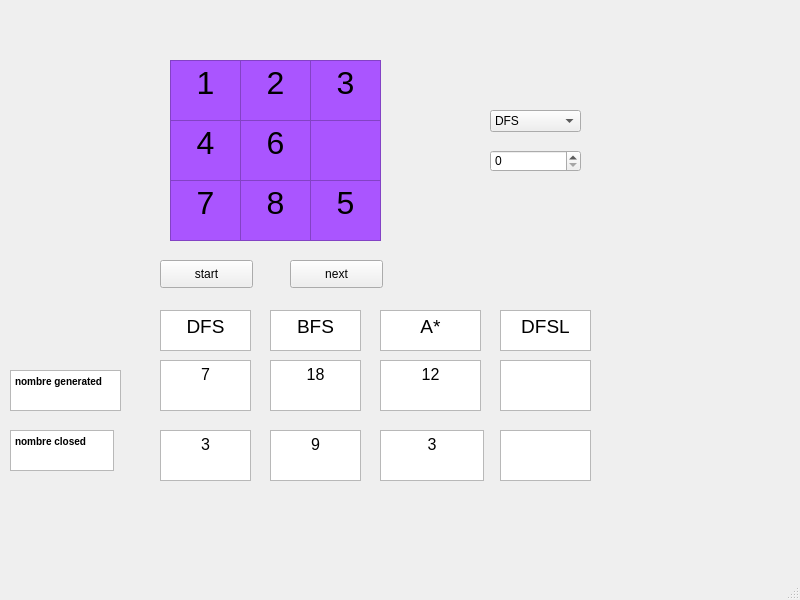
<?xml version="1.0" encoding="UTF-8"?>
<ui version="4.0">
 <class>MainWindow</class>
 <widget class="QMainWindow" name="MainWindow">
  <property name="geometry">
   <rect>
    <x>0</x>
    <y>0</y>
    <width>800</width>
    <height>600</height>
   </rect>
  </property>
  <property name="windowTitle">
   <string>MainWindow</string>
  </property>
  <widget class="QWidget" name="centralwidget">
   <widget class="QTextBrowser" name="col00">
    <property name="geometry">
     <rect>
      <x>170</x>
      <y>60</y>
      <width>71</width>
      <height>61</height>
     </rect>
    </property>
    <property name="styleSheet">
     <string notr="true">background-color: rgb(170, 85, 255);</string>
    </property>
    <property name="html">
     <string>&lt;!DOCTYPE HTML PUBLIC &quot;-//W3C//DTD HTML 4.0//EN&quot; &quot;http://www.w3.org/TR/REC-html40/strict.dtd&quot;&gt;
&lt;html&gt;&lt;head&gt;&lt;meta name=&quot;qrichtext&quot; content=&quot;1&quot; /&gt;&lt;style type=&quot;text/css&quot;&gt;
p, li { white-space: pre-wrap; }
&lt;/style&gt;&lt;/head&gt;&lt;body style=&quot; font-family:'MS Shell Dlg 2'; font-size:7.8pt; font-weight:400; font-style:normal;&quot;&gt;
&lt;p align=&quot;center&quot; style=&quot; margin-top:0px; margin-bottom:0px; margin-left:0px; margin-right:0px; -qt-block-indent:0; text-indent:0px;&quot;&gt;&lt;span style=&quot; font-size:24pt;&quot;&gt;1&lt;/span&gt;&lt;/p&gt;&lt;/body&gt;&lt;/html&gt;</string>
    </property>
   </widget>
   <widget class="QTextBrowser" name="col01">
    <property name="geometry">
     <rect>
      <x>240</x>
      <y>60</y>
      <width>71</width>
      <height>61</height>
     </rect>
    </property>
    <property name="styleSheet">
     <string notr="true">background-color:rgb(170, 85, 255);</string>
    </property>
    <property name="html">
     <string>&lt;!DOCTYPE HTML PUBLIC &quot;-//W3C//DTD HTML 4.0//EN&quot; &quot;http://www.w3.org/TR/REC-html40/strict.dtd&quot;&gt;
&lt;html&gt;&lt;head&gt;&lt;meta name=&quot;qrichtext&quot; content=&quot;1&quot; /&gt;&lt;style type=&quot;text/css&quot;&gt;
p, li { white-space: pre-wrap; }
&lt;/style&gt;&lt;/head&gt;&lt;body style=&quot; font-family:'MS Shell Dlg 2'; font-size:7.8pt; font-weight:400; font-style:normal;&quot;&gt;
&lt;p align=&quot;center&quot; style=&quot; margin-top:0px; margin-bottom:0px; margin-left:0px; margin-right:0px; -qt-block-indent:0; text-indent:0px;&quot;&gt;&lt;span style=&quot; font-size:24pt;&quot;&gt;2&lt;/span&gt;&lt;/p&gt;&lt;/body&gt;&lt;/html&gt;</string>
    </property>
   </widget>
   <widget class="QTextBrowser" name="col02">
    <property name="geometry">
     <rect>
      <x>310</x>
      <y>60</y>
      <width>71</width>
      <height>61</height>
     </rect>
    </property>
    <property name="styleSheet">
     <string notr="true">background-color:rgb(170, 85, 255);</string>
    </property>
    <property name="html">
     <string>&lt;!DOCTYPE HTML PUBLIC &quot;-//W3C//DTD HTML 4.0//EN&quot; &quot;http://www.w3.org/TR/REC-html40/strict.dtd&quot;&gt;
&lt;html&gt;&lt;head&gt;&lt;meta name=&quot;qrichtext&quot; content=&quot;1&quot; /&gt;&lt;style type=&quot;text/css&quot;&gt;
p, li { white-space: pre-wrap; }
&lt;/style&gt;&lt;/head&gt;&lt;body style=&quot; font-family:'MS Shell Dlg 2'; font-size:7.8pt; font-weight:400; font-style:normal;&quot;&gt;
&lt;p align=&quot;center&quot; style=&quot; margin-top:0px; margin-bottom:0px; margin-left:0px; margin-right:0px; -qt-block-indent:0; text-indent:0px;&quot;&gt;&lt;span style=&quot; font-size:24pt;&quot;&gt;3&lt;/span&gt;&lt;/p&gt;&lt;/body&gt;&lt;/html&gt;</string>
    </property>
   </widget>
   <widget class="QTextBrowser" name="col10">
    <property name="geometry">
     <rect>
      <x>170</x>
      <y>120</y>
      <width>71</width>
      <height>61</height>
     </rect>
    </property>
    <property name="styleSheet">
     <string notr="true">background-color:rgb(170, 85, 255);</string>
    </property>
    <property name="html">
     <string>&lt;!DOCTYPE HTML PUBLIC &quot;-//W3C//DTD HTML 4.0//EN&quot; &quot;http://www.w3.org/TR/REC-html40/strict.dtd&quot;&gt;
&lt;html&gt;&lt;head&gt;&lt;meta name=&quot;qrichtext&quot; content=&quot;1&quot; /&gt;&lt;style type=&quot;text/css&quot;&gt;
p, li { white-space: pre-wrap; }
&lt;/style&gt;&lt;/head&gt;&lt;body style=&quot; font-family:'MS Shell Dlg 2'; font-size:7.8pt; font-weight:400; font-style:normal;&quot;&gt;
&lt;p align=&quot;center&quot; style=&quot; margin-top:0px; margin-bottom:0px; margin-left:0px; margin-right:0px; -qt-block-indent:0; text-indent:0px;&quot;&gt;&lt;span style=&quot; font-size:24pt;&quot;&gt;4&lt;/span&gt;&lt;/p&gt;&lt;/body&gt;&lt;/html&gt;</string>
    </property>
   </widget>
   <widget class="QTextBrowser" name="col11">
    <property name="geometry">
     <rect>
      <x>240</x>
      <y>120</y>
      <width>71</width>
      <height>61</height>
     </rect>
    </property>
    <property name="styleSheet">
     <string notr="true">background-color:rgb(170, 85, 255);</string>
    </property>
    <property name="html">
     <string>&lt;!DOCTYPE HTML PUBLIC &quot;-//W3C//DTD HTML 4.0//EN&quot; &quot;http://www.w3.org/TR/REC-html40/strict.dtd&quot;&gt;
&lt;html&gt;&lt;head&gt;&lt;meta name=&quot;qrichtext&quot; content=&quot;1&quot; /&gt;&lt;style type=&quot;text/css&quot;&gt;
p, li { white-space: pre-wrap; }
&lt;/style&gt;&lt;/head&gt;&lt;body style=&quot; font-family:'MS Shell Dlg 2'; font-size:7.8pt; font-weight:400; font-style:normal;&quot;&gt;
&lt;p align=&quot;center&quot; style=&quot; margin-top:0px; margin-bottom:0px; margin-left:0px; margin-right:0px; -qt-block-indent:0; text-indent:0px;&quot;&gt;&lt;span style=&quot; font-size:24pt;&quot;&gt;6&lt;/span&gt;&lt;/p&gt;&lt;/body&gt;&lt;/html&gt;</string>
    </property>
   </widget>
   <widget class="QTextBrowser" name="col20">
    <property name="geometry">
     <rect>
      <x>170</x>
      <y>180</y>
      <width>71</width>
      <height>61</height>
     </rect>
    </property>
    <property name="styleSheet">
     <string notr="true">background-color:rgb(170, 85, 255);</string>
    </property>
    <property name="html">
     <string>&lt;!DOCTYPE HTML PUBLIC &quot;-//W3C//DTD HTML 4.0//EN&quot; &quot;http://www.w3.org/TR/REC-html40/strict.dtd&quot;&gt;
&lt;html&gt;&lt;head&gt;&lt;meta name=&quot;qrichtext&quot; content=&quot;1&quot; /&gt;&lt;style type=&quot;text/css&quot;&gt;
p, li { white-space: pre-wrap; }
&lt;/style&gt;&lt;/head&gt;&lt;body style=&quot; font-family:'MS Shell Dlg 2'; font-size:7.8pt; font-weight:400; font-style:normal;&quot;&gt;
&lt;p align=&quot;center&quot; style=&quot; margin-top:0px; margin-bottom:0px; margin-left:0px; margin-right:0px; -qt-block-indent:0; text-indent:0px;&quot;&gt;&lt;span style=&quot; font-size:24pt;&quot;&gt;7&lt;/span&gt;&lt;/p&gt;&lt;/body&gt;&lt;/html&gt;</string>
    </property>
   </widget>
   <widget class="QTextBrowser" name="col21">
    <property name="geometry">
     <rect>
      <x>240</x>
      <y>180</y>
      <width>71</width>
      <height>61</height>
     </rect>
    </property>
    <property name="styleSheet">
     <string notr="true">background-color:rgb(170, 85, 255);</string>
    </property>
    <property name="html">
     <string>&lt;!DOCTYPE HTML PUBLIC &quot;-//W3C//DTD HTML 4.0//EN&quot; &quot;http://www.w3.org/TR/REC-html40/strict.dtd&quot;&gt;
&lt;html&gt;&lt;head&gt;&lt;meta name=&quot;qrichtext&quot; content=&quot;1&quot; /&gt;&lt;style type=&quot;text/css&quot;&gt;
p, li { white-space: pre-wrap; }
&lt;/style&gt;&lt;/head&gt;&lt;body style=&quot; font-family:'MS Shell Dlg 2'; font-size:7.8pt; font-weight:400; font-style:normal;&quot;&gt;
&lt;p align=&quot;center&quot; style=&quot; margin-top:0px; margin-bottom:0px; margin-left:0px; margin-right:0px; -qt-block-indent:0; text-indent:0px;&quot;&gt;&lt;span style=&quot; font-size:24pt;&quot;&gt;8&lt;/span&gt;&lt;/p&gt;&lt;/body&gt;&lt;/html&gt;</string>
    </property>
   </widget>
   <widget class="QTextBrowser" name="col12">
    <property name="geometry">
     <rect>
      <x>310</x>
      <y>120</y>
      <width>71</width>
      <height>61</height>
     </rect>
    </property>
    <property name="styleSheet">
     <string notr="true">background-color:rgb(170, 85, 255);</string>
    </property>
   </widget>
   <widget class="QTextBrowser" name="col22">
    <property name="geometry">
     <rect>
      <x>310</x>
      <y>180</y>
      <width>71</width>
      <height>61</height>
     </rect>
    </property>
    <property name="styleSheet">
     <string notr="true">background-color:rgb(170, 85, 255);</string>
    </property>
    <property name="html">
     <string>&lt;!DOCTYPE HTML PUBLIC &quot;-//W3C//DTD HTML 4.0//EN&quot; &quot;http://www.w3.org/TR/REC-html40/strict.dtd&quot;&gt;
&lt;html&gt;&lt;head&gt;&lt;meta name=&quot;qrichtext&quot; content=&quot;1&quot; /&gt;&lt;style type=&quot;text/css&quot;&gt;
p, li { white-space: pre-wrap; }
&lt;/style&gt;&lt;/head&gt;&lt;body style=&quot; font-family:'MS Shell Dlg 2'; font-size:7.8pt; font-weight:400; font-style:normal;&quot;&gt;
&lt;p align=&quot;center&quot; style=&quot; margin-top:0px; margin-bottom:0px; margin-left:0px; margin-right:0px; -qt-block-indent:0; text-indent:0px;&quot;&gt;&lt;span style=&quot; font-size:24pt;&quot;&gt;5&lt;/span&gt;&lt;/p&gt;&lt;/body&gt;&lt;/html&gt;</string>
    </property>
   </widget>
   <widget class="QPushButton" name="btn2">
    <property name="geometry">
     <rect>
      <x>160</x>
      <y>260</y>
      <width>93</width>
      <height>28</height>
     </rect>
    </property>
    <property name="text">
     <string>start</string>
    </property>
   </widget>
   <widget class="QPushButton" name="btn1">
    <property name="geometry">
     <rect>
      <x>290</x>
      <y>260</y>
      <width>93</width>
      <height>28</height>
     </rect>
    </property>
    <property name="text">
     <string>next</string>
    </property>
   </widget>
   <widget class="QTextEdit" name="textEdit_3">
    <property name="geometry">
     <rect>
      <x>160</x>
      <y>310</y>
      <width>91</width>
      <height>41</height>
     </rect>
    </property>
    <property name="html">
     <string>&lt;!DOCTYPE HTML PUBLIC &quot;-//W3C//DTD HTML 4.0//EN&quot; &quot;http://www.w3.org/TR/REC-html40/strict.dtd&quot;&gt;
&lt;html&gt;&lt;head&gt;&lt;meta name=&quot;qrichtext&quot; content=&quot;1&quot; /&gt;&lt;style type=&quot;text/css&quot;&gt;
p, li { white-space: pre-wrap; }
&lt;/style&gt;&lt;/head&gt;&lt;body style=&quot; font-family:'MS Shell Dlg 2'; font-size:7.8pt; font-weight:400; font-style:normal;&quot;&gt;
&lt;p align=&quot;center&quot; style=&quot; margin-top:0px; margin-bottom:0px; margin-left:0px; margin-right:0px; -qt-block-indent:0; text-indent:0px;&quot;&gt;&lt;span style=&quot; font-size:14pt;&quot;&gt;DFS&lt;/span&gt;&lt;/p&gt;&lt;/body&gt;&lt;/html&gt;</string>
    </property>
   </widget>
   <widget class="QTextEdit" name="textEdit_6">
    <property name="geometry">
     <rect>
      <x>270</x>
      <y>310</y>
      <width>91</width>
      <height>41</height>
     </rect>
    </property>
    <property name="html">
     <string>&lt;!DOCTYPE HTML PUBLIC &quot;-//W3C//DTD HTML 4.0//EN&quot; &quot;http://www.w3.org/TR/REC-html40/strict.dtd&quot;&gt;
&lt;html&gt;&lt;head&gt;&lt;meta name=&quot;qrichtext&quot; content=&quot;1&quot; /&gt;&lt;style type=&quot;text/css&quot;&gt;
p, li { white-space: pre-wrap; }
&lt;/style&gt;&lt;/head&gt;&lt;body style=&quot; font-family:'MS Shell Dlg 2'; font-size:7.8pt; font-weight:400; font-style:normal;&quot;&gt;
&lt;p align=&quot;center&quot; style=&quot; margin-top:0px; margin-bottom:0px; margin-left:0px; margin-right:0px; -qt-block-indent:0; text-indent:0px;&quot;&gt;&lt;span style=&quot; font-size:14pt;&quot;&gt;BFS&lt;/span&gt;&lt;/p&gt;&lt;/body&gt;&lt;/html&gt;</string>
    </property>
   </widget>
   <widget class="QTextEdit" name="textEdit_7">
    <property name="geometry">
     <rect>
      <x>380</x>
      <y>310</y>
      <width>101</width>
      <height>41</height>
     </rect>
    </property>
    <property name="html">
     <string>&lt;!DOCTYPE HTML PUBLIC &quot;-//W3C//DTD HTML 4.0//EN&quot; &quot;http://www.w3.org/TR/REC-html40/strict.dtd&quot;&gt;
&lt;html&gt;&lt;head&gt;&lt;meta name=&quot;qrichtext&quot; content=&quot;1&quot; /&gt;&lt;style type=&quot;text/css&quot;&gt;
p, li { white-space: pre-wrap; }
&lt;/style&gt;&lt;/head&gt;&lt;body style=&quot; font-family:'MS Shell Dlg 2'; font-size:7.8pt; font-weight:400; font-style:normal;&quot;&gt;
&lt;p align=&quot;center&quot; style=&quot; margin-top:0px; margin-bottom:0px; margin-left:0px; margin-right:0px; -qt-block-indent:0; text-indent:0px;&quot;&gt;&lt;span style=&quot; font-size:14pt;&quot;&gt;A*&lt;/span&gt;&lt;/p&gt;&lt;/body&gt;&lt;/html&gt;</string>
    </property>
   </widget>
   <widget class="QTextEdit" name="textEdit_4">
    <property name="geometry">
     <rect>
      <x>500</x>
      <y>310</y>
      <width>91</width>
      <height>41</height>
     </rect>
    </property>
    <property name="html">
     <string>&lt;!DOCTYPE HTML PUBLIC &quot;-//W3C//DTD HTML 4.0//EN&quot; &quot;http://www.w3.org/TR/REC-html40/strict.dtd&quot;&gt;
&lt;html&gt;&lt;head&gt;&lt;meta name=&quot;qrichtext&quot; content=&quot;1&quot; /&gt;&lt;style type=&quot;text/css&quot;&gt;
p, li { white-space: pre-wrap; }
&lt;/style&gt;&lt;/head&gt;&lt;body style=&quot; font-family:'MS Shell Dlg 2'; font-size:7.8pt; font-weight:400; font-style:normal;&quot;&gt;
&lt;p align=&quot;center&quot; style=&quot; margin-top:0px; margin-bottom:0px; margin-left:0px; margin-right:0px; -qt-block-indent:0; text-indent:0px;&quot;&gt;&lt;span style=&quot; font-size:14pt;&quot;&gt;DFSL&lt;/span&gt;&lt;/p&gt;&lt;/body&gt;&lt;/html&gt;</string>
    </property>
   </widget>
   <widget class="QTextEdit" name="textEdit_5">
    <property name="geometry">
     <rect>
      <x>10</x>
      <y>370</y>
      <width>111</width>
      <height>41</height>
     </rect>
    </property>
    <property name="html">
     <string>&lt;!DOCTYPE HTML PUBLIC &quot;-//W3C//DTD HTML 4.0//EN&quot; &quot;http://www.w3.org/TR/REC-html40/strict.dtd&quot;&gt;
&lt;html&gt;&lt;head&gt;&lt;meta name=&quot;qrichtext&quot; content=&quot;1&quot; /&gt;&lt;style type=&quot;text/css&quot;&gt;
p, li { white-space: pre-wrap; }
&lt;/style&gt;&lt;/head&gt;&lt;body style=&quot; font-family:'MS Shell Dlg 2'; font-size:7.8pt; font-weight:400; font-style:normal;&quot;&gt;
&lt;p style=&quot; margin-top:0px; margin-bottom:0px; margin-left:0px; margin-right:0px; -qt-block-indent:0; text-indent:0px;&quot;&gt;&lt;span style=&quot; font-weight:600;&quot;&gt;nombre generated&lt;/span&gt;&lt;/p&gt;&lt;/body&gt;&lt;/html&gt;</string>
    </property>
   </widget>
   <widget class="QTextEdit" name="textEdit_2">
    <property name="geometry">
     <rect>
      <x>10</x>
      <y>430</y>
      <width>104</width>
      <height>41</height>
     </rect>
    </property>
    <property name="html">
     <string>&lt;!DOCTYPE HTML PUBLIC &quot;-//W3C//DTD HTML 4.0//EN&quot; &quot;http://www.w3.org/TR/REC-html40/strict.dtd&quot;&gt;
&lt;html&gt;&lt;head&gt;&lt;meta name=&quot;qrichtext&quot; content=&quot;1&quot; /&gt;&lt;style type=&quot;text/css&quot;&gt;
p, li { white-space: pre-wrap; }
&lt;/style&gt;&lt;/head&gt;&lt;body style=&quot; font-family:'MS Shell Dlg 2'; font-size:7.8pt; font-weight:400; font-style:normal;&quot;&gt;
&lt;p style=&quot; margin-top:0px; margin-bottom:0px; margin-left:0px; margin-right:0px; -qt-block-indent:0; text-indent:0px;&quot;&gt;&lt;span style=&quot; font-weight:600;&quot;&gt;nombre closed&lt;/span&gt;&lt;/p&gt;&lt;/body&gt;&lt;/html&gt;</string>
    </property>
   </widget>
   <widget class="QTextEdit" name="DFSG">
    <property name="geometry">
     <rect>
      <x>160</x>
      <y>360</y>
      <width>91</width>
      <height>51</height>
     </rect>
    </property>
    <property name="html">
     <string>&lt;!DOCTYPE HTML PUBLIC &quot;-//W3C//DTD HTML 4.0//EN&quot; &quot;http://www.w3.org/TR/REC-html40/strict.dtd&quot;&gt;
&lt;html&gt;&lt;head&gt;&lt;meta name=&quot;qrichtext&quot; content=&quot;1&quot; /&gt;&lt;style type=&quot;text/css&quot;&gt;
p, li { white-space: pre-wrap; }
&lt;/style&gt;&lt;/head&gt;&lt;body style=&quot; font-family:'MS Shell Dlg 2'; font-size:7.8pt; font-weight:400; font-style:normal;&quot;&gt;
&lt;p align=&quot;center&quot; style=&quot; margin-top:0px; margin-bottom:0px; margin-left:0px; margin-right:0px; -qt-block-indent:0; text-indent:0px;&quot;&gt;&lt;span style=&quot; font-size:12pt;&quot;&gt;7&lt;/span&gt;&lt;/p&gt;&lt;/body&gt;&lt;/html&gt;</string>
    </property>
   </widget>
   <widget class="QTextEdit" name="DFSC">
    <property name="geometry">
     <rect>
      <x>160</x>
      <y>430</y>
      <width>91</width>
      <height>51</height>
     </rect>
    </property>
    <property name="html">
     <string>&lt;!DOCTYPE HTML PUBLIC &quot;-//W3C//DTD HTML 4.0//EN&quot; &quot;http://www.w3.org/TR/REC-html40/strict.dtd&quot;&gt;
&lt;html&gt;&lt;head&gt;&lt;meta name=&quot;qrichtext&quot; content=&quot;1&quot; /&gt;&lt;style type=&quot;text/css&quot;&gt;
p, li { white-space: pre-wrap; }
&lt;/style&gt;&lt;/head&gt;&lt;body style=&quot; font-family:'MS Shell Dlg 2'; font-size:7.8pt; font-weight:400; font-style:normal;&quot;&gt;
&lt;p align=&quot;center&quot; style=&quot; margin-top:0px; margin-bottom:0px; margin-left:0px; margin-right:0px; -qt-block-indent:0; text-indent:0px;&quot;&gt;&lt;span style=&quot; font-size:12pt;&quot;&gt;3&lt;/span&gt;&lt;/p&gt;&lt;/body&gt;&lt;/html&gt;</string>
    </property>
   </widget>
   <widget class="QTextEdit" name="BFSG">
    <property name="geometry">
     <rect>
      <x>270</x>
      <y>360</y>
      <width>91</width>
      <height>51</height>
     </rect>
    </property>
    <property name="html">
     <string>&lt;!DOCTYPE HTML PUBLIC &quot;-//W3C//DTD HTML 4.0//EN&quot; &quot;http://www.w3.org/TR/REC-html40/strict.dtd&quot;&gt;
&lt;html&gt;&lt;head&gt;&lt;meta name=&quot;qrichtext&quot; content=&quot;1&quot; /&gt;&lt;style type=&quot;text/css&quot;&gt;
p, li { white-space: pre-wrap; }
&lt;/style&gt;&lt;/head&gt;&lt;body style=&quot; font-family:'MS Shell Dlg 2'; font-size:7.8pt; font-weight:400; font-style:normal;&quot;&gt;
&lt;p align=&quot;center&quot; style=&quot; margin-top:0px; margin-bottom:0px; margin-left:0px; margin-right:0px; -qt-block-indent:0; text-indent:0px;&quot;&gt;&lt;span style=&quot; font-size:12pt;&quot;&gt;18&lt;/span&gt;&lt;/p&gt;&lt;/body&gt;&lt;/html&gt;</string>
    </property>
   </widget>
   <widget class="QTextEdit" name="BFSC">
    <property name="geometry">
     <rect>
      <x>270</x>
      <y>430</y>
      <width>91</width>
      <height>51</height>
     </rect>
    </property>
    <property name="html">
     <string>&lt;!DOCTYPE HTML PUBLIC &quot;-//W3C//DTD HTML 4.0//EN&quot; &quot;http://www.w3.org/TR/REC-html40/strict.dtd&quot;&gt;
&lt;html&gt;&lt;head&gt;&lt;meta name=&quot;qrichtext&quot; content=&quot;1&quot; /&gt;&lt;style type=&quot;text/css&quot;&gt;
p, li { white-space: pre-wrap; }
&lt;/style&gt;&lt;/head&gt;&lt;body style=&quot; font-family:'MS Shell Dlg 2'; font-size:7.8pt; font-weight:400; font-style:normal;&quot;&gt;
&lt;p align=&quot;center&quot; style=&quot; margin-top:0px; margin-bottom:0px; margin-left:0px; margin-right:0px; -qt-block-indent:0; text-indent:0px;&quot;&gt;&lt;span style=&quot; font-size:12pt;&quot;&gt;9&lt;/span&gt;&lt;/p&gt;&lt;/body&gt;&lt;/html&gt;</string>
    </property>
   </widget>
   <widget class="QTextEdit" name="AG">
    <property name="geometry">
     <rect>
      <x>380</x>
      <y>360</y>
      <width>101</width>
      <height>51</height>
     </rect>
    </property>
    <property name="html">
     <string>&lt;!DOCTYPE HTML PUBLIC &quot;-//W3C//DTD HTML 4.0//EN&quot; &quot;http://www.w3.org/TR/REC-html40/strict.dtd&quot;&gt;
&lt;html&gt;&lt;head&gt;&lt;meta name=&quot;qrichtext&quot; content=&quot;1&quot; /&gt;&lt;style type=&quot;text/css&quot;&gt;
p, li { white-space: pre-wrap; }
&lt;/style&gt;&lt;/head&gt;&lt;body style=&quot; font-family:'MS Shell Dlg 2'; font-size:7.8pt; font-weight:400; font-style:normal;&quot;&gt;
&lt;p align=&quot;center&quot; style=&quot; margin-top:0px; margin-bottom:0px; margin-left:0px; margin-right:0px; -qt-block-indent:0; text-indent:0px;&quot;&gt;&lt;span style=&quot; font-size:12pt;&quot;&gt;12&lt;/span&gt;&lt;/p&gt;&lt;/body&gt;&lt;/html&gt;</string>
    </property>
   </widget>
   <widget class="QTextEdit" name="AC">
    <property name="geometry">
     <rect>
      <x>380</x>
      <y>430</y>
      <width>104</width>
      <height>51</height>
     </rect>
    </property>
    <property name="html">
     <string>&lt;!DOCTYPE HTML PUBLIC &quot;-//W3C//DTD HTML 4.0//EN&quot; &quot;http://www.w3.org/TR/REC-html40/strict.dtd&quot;&gt;
&lt;html&gt;&lt;head&gt;&lt;meta name=&quot;qrichtext&quot; content=&quot;1&quot; /&gt;&lt;style type=&quot;text/css&quot;&gt;
p, li { white-space: pre-wrap; }
&lt;/style&gt;&lt;/head&gt;&lt;body style=&quot; font-family:'MS Shell Dlg 2'; font-size:7.8pt; font-weight:400; font-style:normal;&quot;&gt;
&lt;p align=&quot;center&quot; style=&quot; margin-top:0px; margin-bottom:0px; margin-left:0px; margin-right:0px; -qt-block-indent:0; text-indent:0px;&quot;&gt;&lt;span style=&quot; font-size:12pt;&quot;&gt;3&lt;/span&gt;&lt;/p&gt;&lt;/body&gt;&lt;/html&gt;</string>
    </property>
   </widget>
   <widget class="QTextEdit" name="DFSLG">
    <property name="geometry">
     <rect>
      <x>500</x>
      <y>360</y>
      <width>91</width>
      <height>51</height>
     </rect>
    </property>
   </widget>
   <widget class="QTextEdit" name="DFSLC">
    <property name="geometry">
     <rect>
      <x>500</x>
      <y>430</y>
      <width>91</width>
      <height>51</height>
     </rect>
    </property>
   </widget>
   <widget class="QSpinBox" name="limit">
    <property name="geometry">
     <rect>
      <x>490</x>
      <y>150</y>
      <width>91</width>
      <height>22</height>
     </rect>
    </property>
   </widget>
   <widget class="QComboBox" name="comboBox">
    <property name="geometry">
     <rect>
      <x>490</x>
      <y>110</y>
      <width>91</width>
      <height>22</height>
     </rect>
    </property>
    <item>
     <property name="text">
      <string>DFS</string>
     </property>
    </item>
    <item>
     <property name="text">
      <string>DFSL</string>
     </property>
    </item>
    <item>
     <property name="text">
      <string>BFS</string>
     </property>
    </item>
    <item>
     <property name="text">
      <string>A*</string>
     </property>
    </item>
   </widget>
  </widget>
  <widget class="QMenuBar" name="menubar">
   <property name="geometry">
    <rect>
     <x>0</x>
     <y>0</y>
     <width>800</width>
     <height>26</height>
    </rect>
   </property>
  </widget>
  <widget class="QStatusBar" name="statusbar"/>
 </widget>
 <resources/>
 <connections/>
</ui>
